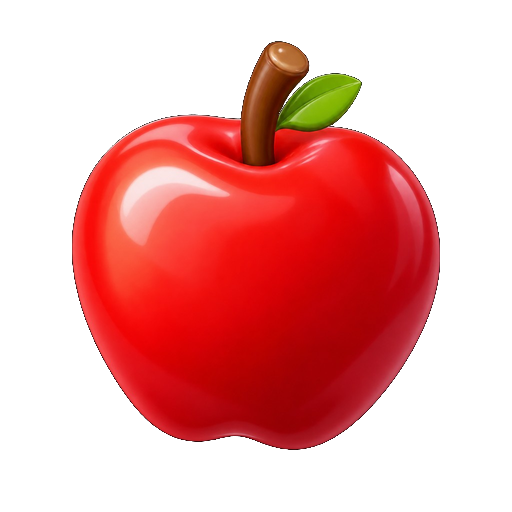
#> input picture assets/titles/fruit/01.png, 512 x 512 px, found by its file name
$ python render_tiktok_v2.py ../assets/titles/fruit/01.png
#> lines starting #> are read from the running program, lines starting #| are printed output that depends on the picture; after the words box and inside, x2 and y2 are one past the last pixel; in counts of white or black regions, pixels touching at a corner belong together
# -*- coding: utf-8 -*-
"""Short 9:16 motion-design TikTok for Mahjong Rise."""
from __future__ import annotations

import math
import struct
import subprocess
import wave
from pathlib import Path

import numpy as np
from PIL import Image, ImageDraw, ImageFilter, ImageFont

ROOT = Path(r"C:\Code\Mahjong")
ICON_PATH = ROOT / "store" / "play-icon-512.png"
FRUIT_PATH = ROOT / "assets" / "titles" / "fruit" / "01.png"
OUT = ROOT / "promo" / "Mahjong-Rise-TikTok.mp4"
PREVIEW = ROOT / "promo" / "preview_v2"
FFMPEG = r"C:\Users\Main\AppData\Local\Programs\Python\Python312\Lib\site-packages\imageio_ffmpeg\binaries\ffmpeg-win-x86_64-v7.1.exe"

W, H = 1080, 1920
FPS = 30
DUR = 12.0
N = int(FPS * DUR)

CREAM = (247, 243, 232, 255)
GOLD = (232, 201, 106, 255)
GOLD_DEEP = (184, 146, 58, 255)
GREEN = (14, 92, 64, 255)

FONT_B = r"C:\Windows\Fonts\segoeuib.ttf"
FONT_R = r"C:\Windows\Fonts\segoeui.ttf"
FONT_L = r"C:\Windows\Fonts\segoeuil.ttf"


def clamp(t: float) -> float:
    return 0.0 if t < 0 else 1.0 if t > 1 else t


def ease_out_cubic(t: float) -> float:
    t = clamp(t)
    return 1 - (1 - t) ** 3


# [4 lines left out: function ease_out_back, not called in this run]


def ease_in_out(t: float) -> float:
    t = clamp(t)
    return 4 * t * t * t if t < 0.5 else 1 - ((-2 * t + 2) ** 3) / 2


def seg(t: float, a: float, b: float) -> float:
    return clamp((t - a) / (b - a))


def lerp(a: float, b: float, t: float) -> float:
    return a + (b - a) * t


def build_bg() -> tuple[np.ndarray, np.ndarray, np.ndarray]:
    ys = np.linspace(0, 1, H, dtype=np.float32)[:, None]
    xs = np.linspace(0, 1, W, dtype=np.float32)[None, :]
    top = np.array([8, 36, 28], dtype=np.float32)
    bot = np.array([2, 12, 10], dtype=np.float32)
    ycol = ys[:, :, None]
    base = top.reshape(1, 1, 3) * (1 - ycol) + bot.reshape(1, 1, 3) * ycol
    cy, cx = 0.40, 0.50
    dist = np.sqrt(((ys - cy) * 1.05) ** 2 + ((xs - cx) * 0.72) ** 2)
    glow = np.clip(1 - dist / 0.62, 0, 1) ** 1.6
    glow_col = np.array([28, 110, 74], dtype=np.float32)
    vig = np.clip((dist - 0.28) / 0.85, 0, 1) ** 1.4
    return base, glow[:, :, None] * glow_col.reshape(1, 1, 3), vig[:, :, None]


def key_black(path: Path) -> Image.Image:
    arr = np.array(Image.open(path).convert("RGBA"))
#> arr is the input picture: shape (512, 512, 4); mean R, G, B, A 84.1, 15.5, 13.3, 103
    lum = arr[:, :, :3].max(axis=2).astype(np.int16)
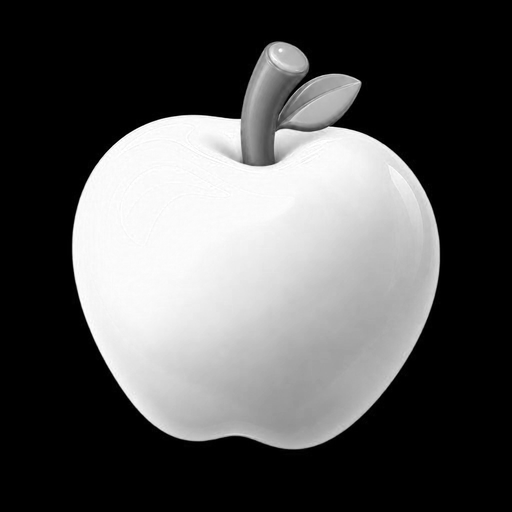
#> lum: shape (512, 512) int16; min 0, max 255, mean 84.7
    alpha = np.clip((lum - 12) * 10, 0, 255).astype(np.uint8)
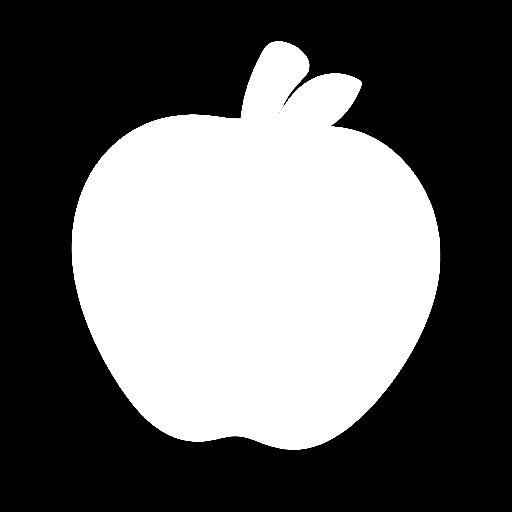
#> alpha: shape (512, 512); min 0, max 255, mean 103.1
    arr[:, :, 3] = np.minimum(arr[:, :, 3], alpha)
    return Image.fromarray(arr)


def rounded_icon(size: int) -> Image.Image:
#> (the run stopped early here; a loop or call above may not have finished)

$ run again, with assets/titles/fruit/03.png copied over assets/titles/fruit/01.png
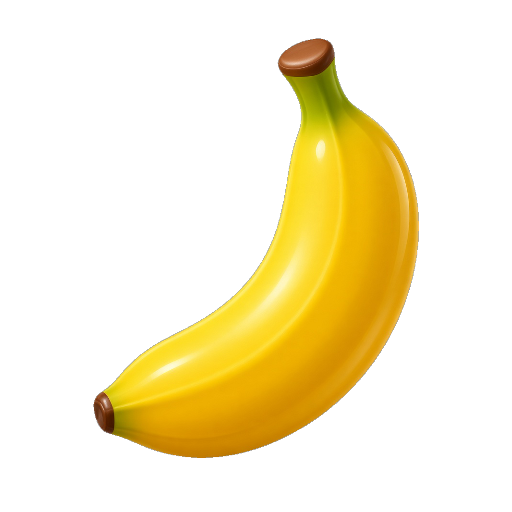
#> input picture assets/titles/fruit/03.png, 512 x 512 px, found by its file name
#> in key_black, arr is the input picture: shape (512, 512, 4); mean R, G, B, A 52.4, 41.5, 5.7, 59
#> in key_black, `lum = arr[:, :, :3].max(axis=2).astype(np.int16)`:
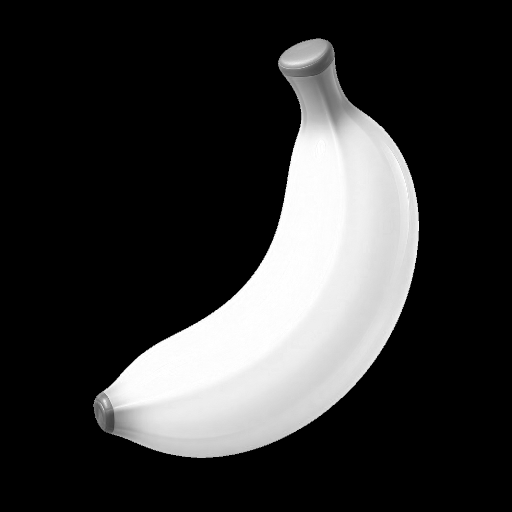
#> lum: shape (512, 512) int16; min 0, max 255, mean 52.5
#> in key_black, `alpha = np.clip((lum - 12) * 10, 0, 255).astype(np.uint8)`:
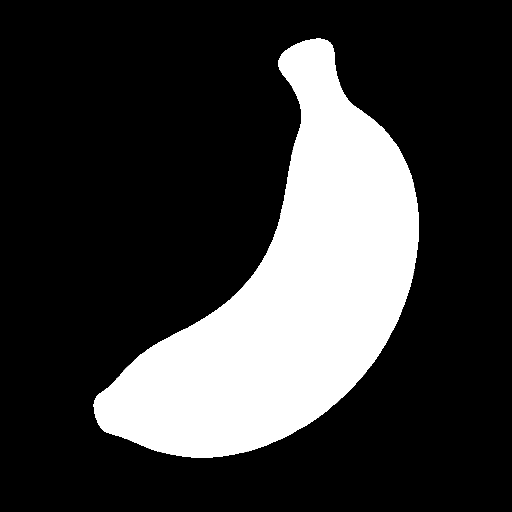
#> alpha: shape (512, 512); min 0, max 255, mean 59.4
#> arr: shape (512, 512, 4); 0.11% of pixels changed, all inside (x1, y1, x2, y2) = (93, 38, 419, 458)

$ run again, with assets/titles/fruit/04.png copied over assets/titles/fruit/01.png
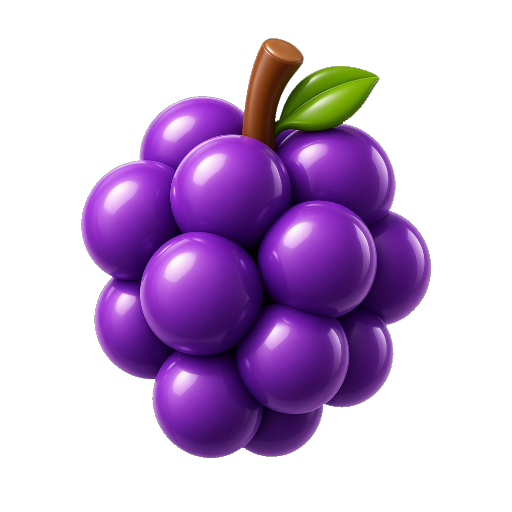
#> input picture assets/titles/fruit/04.png, 512 x 512 px, found by its file name
#> in key_black, arr is the input picture: shape (512, 512, 4); mean R, G, B, A 41.7, 19.5, 52.8, 95.4
#> in key_black, `alpha = np.clip((lum - 12) * 10, 0, 255).astype(np.uint8)`:
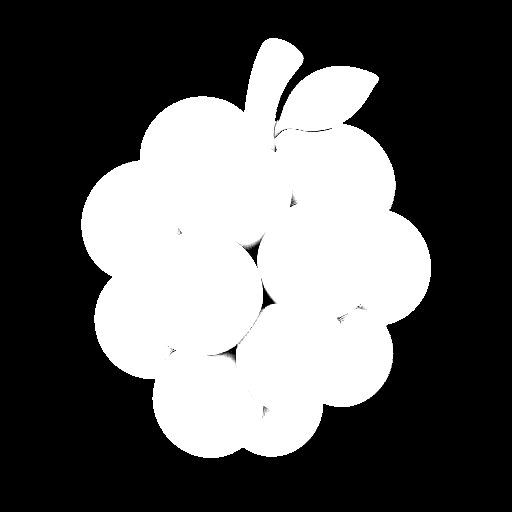
#> alpha: shape (512, 512); min 0, max 255, mean 95.2
#> in key_black, `arr[:, :, 3] = np.minimum(arr[:, :, 3], alpha)`:
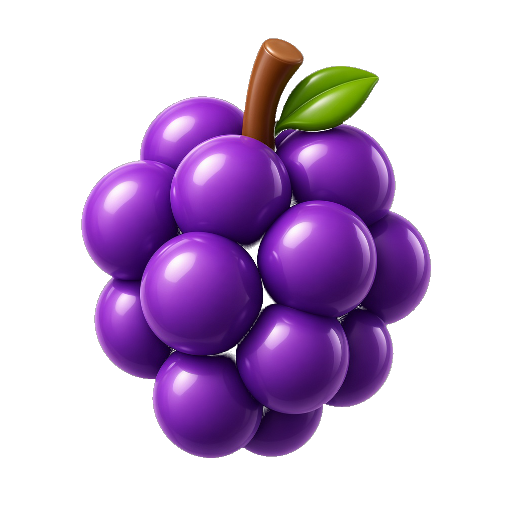
#> arr: shape (512, 512, 4); 0.55% of pixels changed, all inside (x1, y1, x2, y2) = (81, 42, 425, 454); transparent parts drawn white
